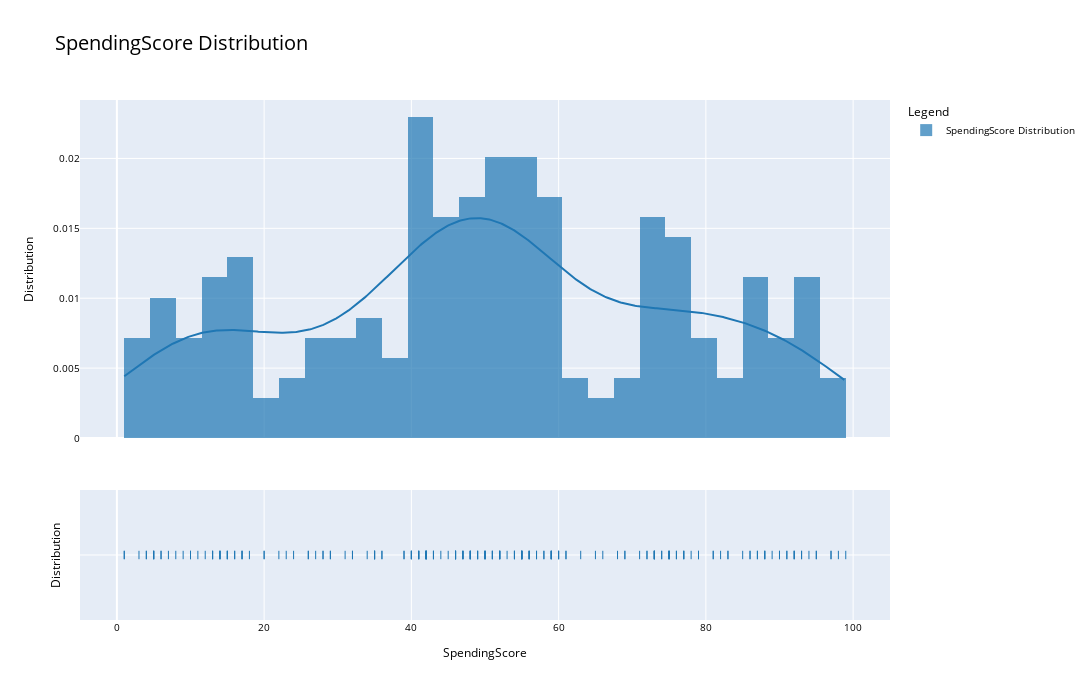

The code cell stored with this chart in its notebook:
### Code cell
#Very uneven distribution for spending score
DistributionPlot(Data, "SpendingScore")

### Figure 1 — Plotly figure (JSON) as saved in the notebook; plotly's stock layout.template omitted (floating-point values rounded to 4 significant figures; data arrays with more than 128 entries replaced by an {"elided": "..."} marker saying what was removed)
{"data": [{"autobinx": false, "histnorm": "probability density", "legendgroup": "SpendingScore Distribution", "marker": {"color": "rgb(31, 119, 180)"}, "name": "SpendingScore Distribution", "opacity": 0.7, "type": "histogram", "x": {"elided": "200 int values"}, "xaxis": "x", "xbins": {"end": 99, "size": 3.5, "start": 1}, "yaxis": "y"}, {"legendgroup": "SpendingScore Distribution", "marker": {"color": "rgb(31, 119, 180)"}, "mode": "lines", "name": "SpendingScore Distribution", "showlegend": false, "type": "scatter", "x": {"elided": "500 float values"}, "xaxis": "x", "y": {"elided": "500 float values"}, "yaxis": "y"}, {"legendgroup": "SpendingScore Distribution", "marker": {"color": "rgb(31, 119, 180)", "symbol": "line-ns-open"}, "mode": "markers", "name": "SpendingScore Distribution", "showlegend": false, "type": "scatter", "x": {"elided": "200 int values"}, "xaxis": "x", "y": {"elided": "200 str values"}, "yaxis": "y2"}], "layout": {"barmode": "overlay", "font": {"color": "Black", "size": 10}, "height": 700, "hovermode": "closest", "legend": {"title": {"text": "Legend"}, "traceorder": "reversed"}, "title": {"font": {"color": "Black", "size": 20}, "text": "SpendingScore Distribution"}, "width": 1100, "xaxis": {"anchor": "y2", "domain": [0, 1], "showgrid": true, "title": {"text": "SpendingScore"}, "zeroline": true}, "yaxis": {"anchor": "free", "domain": [0.35, 1], "position": 0, "showgrid": true, "title": {"text": "Distribution"}, "zeroline": true}, "yaxis2": {"anchor": "x", "domain": [0, 0.25], "dtick": 1, "showgrid": true, "showticklabels": false, "title": {"text": "Distribution"}, "zeroline": true}}}
